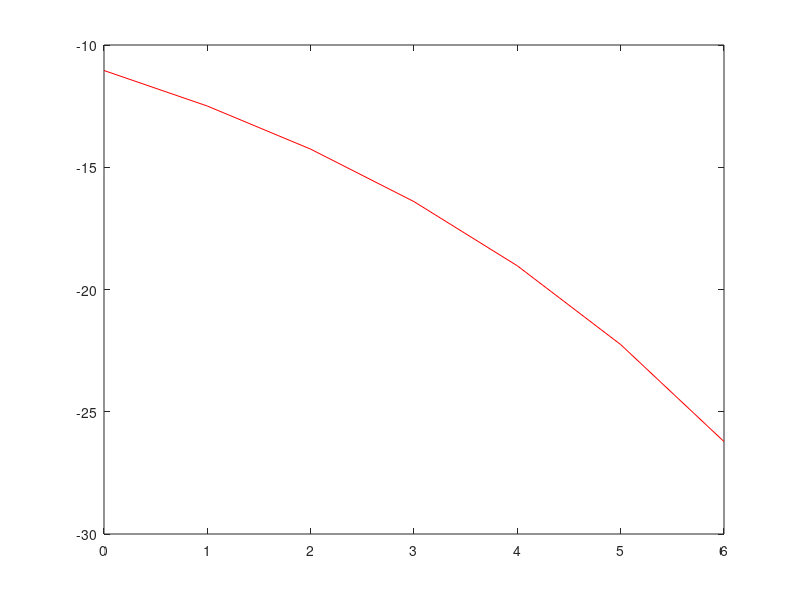

This chart was generated by the following MATLAB code:
close all;
clear;
%Eb_N0_dB
Eb_N0_dB = [0:6];
%Calcul de TEB théorique
TEB_theo=1-normcdf(sqrt(2*10.^(Eb_N0_dB/10)));
%Affichage des courbes
figure(1);
plot(Eb_N0_dB,10*log10(TEB_theo),'r')